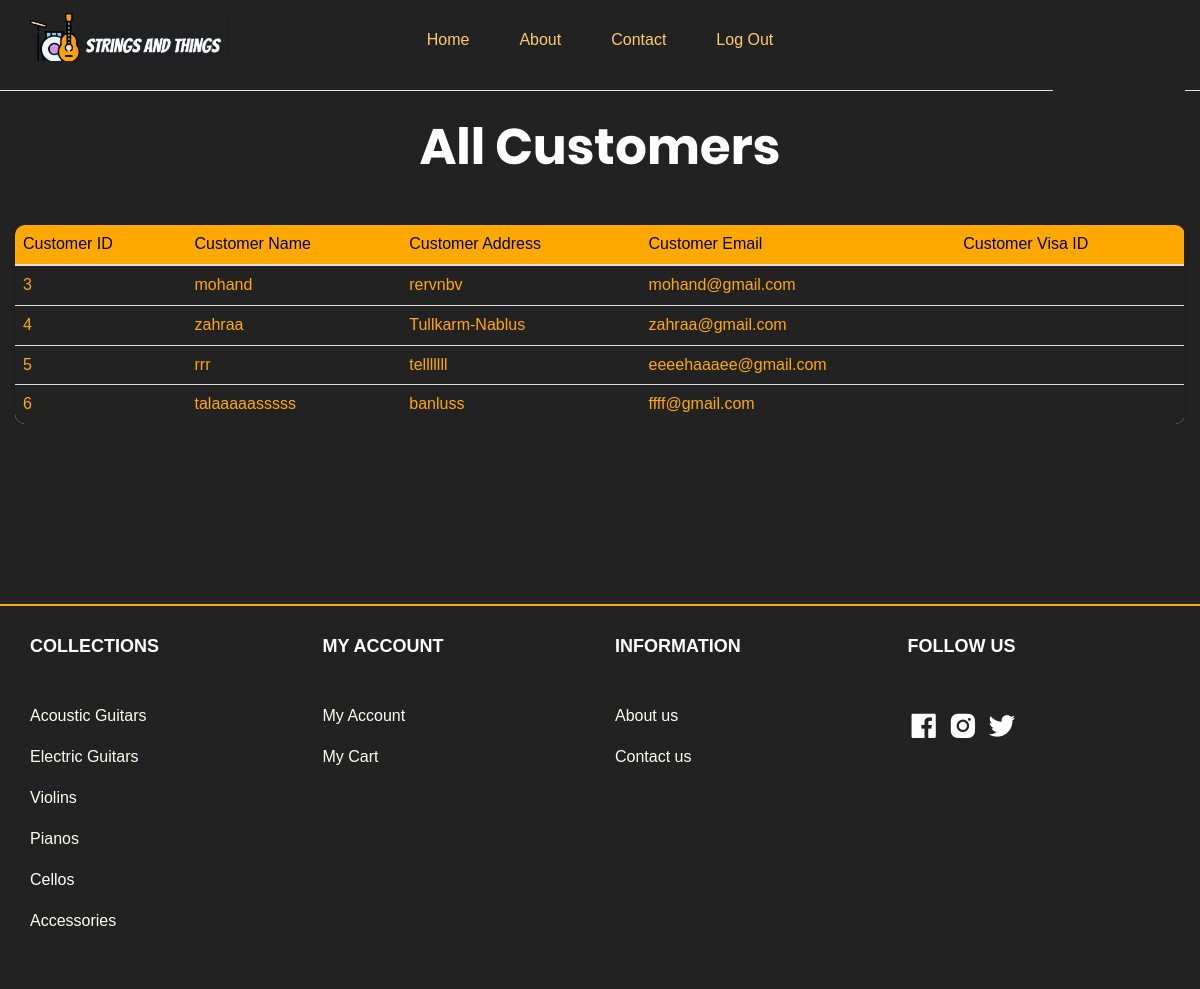
The page /html/AdminCus.php on the database its author committed.
### tables this page shows
CREATE TABLE `user` (
  `user_id` int(3) NOT NULL,
  `user_email` varchar(20) NOT NULL,
  `user_pw` varchar(20) NOT NULL,
  `user_name` varchar(20) NOT NULL,
  `user_add` varchar(20) NOT NULL,
  `user_type` char(1) NOT NULL,
  `visa_id` int(3) DEFAULT NULL
);

### html/AdminCus.php (the view, shortened to what this page needs)
<?php
$connection = mysqli_connect('localhost', 'root', '');
?>
<!DOCTYPE html>
<html lang="en">
<head>
    <link rel="stylesheet" href="../css/AboutCSS/main.css">
    <link rel="stylesheet" href="../css/AboutCSS/util.css">
    <link rel="stylesheet" href="../css/HomeCSS/UserInfo.css">
    <link rel="stylesheet" href="../css/HomeCSS/font-awesome.min.css">
    <link rel="stylesheet" href="../css/HomeCSS/linearicons.css">
    <link href='https://cdn.jsdelivr.net/npm/boxicons@2.0.5/css/boxicons.min.css' rel='stylesheet'>
    <link rel="stylesheet" href="../css/HomeCSS/animate.css">
    <link rel="stylesheet" href="../css/HomeCSS/owl.carousel.min.css">
    <link rel="stylesheet" href="../css/HomeCSS/owl.theme.default.min.css">
    <link rel="stylesheet" href="../css/HomeCSS/bootstrap.min.css">
    <link rel="stylesheet" href="../css/HomeCSS/bootsnav.css" >
    <link rel="stylesheet" href="../css/HomeCSS/style.css">
    <link rel="stylesheet" href="../css/HomeCSS/responsive.css">
    <link rel="stylesheet" href="../css/HomeCSS/Depstyle.css">
    <link href="../css/AdminCSS/font-face.css" rel="stylesheet" media="all">
    <link href="../css/AdminCSS/theme.css" rel="stylesheet" media="all">
</head>
<body>
<header id="home" class="welcome-hero" style="background-color: rgb(34,34,34);">
    <div class="top-area" tyle="background-color: rgb(34,34,34);">
        <div class="header-area" style="background-color: rgb(34,34,34);">
            <nav style="background-color: rgb(34,34,34);" class="navbar navbar-default bootsnav  navbar-sticky navbar-scrollspy"  data-minus-value-desktop="70" data-minus-value-mobile="55" data-speed="1000" style="background-color: rgb(34,34,34);">
                <div class="container" style="background-color: rgb(34,34,34); height:90px;" >
                    <div class="attr-nav" style="background-color: rgb(34,34,34);">
                        <ul>
                            <li class="search">
                                <a href="#"><span class="lnr lnr-magnifier"></span></a>
                            </li>
                            <li class="nav-user">
                                <a href="UserInfo.php"><span class="lnr lnr-user"></span></a>
                            </li>
                            <li class="dropdown">
                                <a href="ShoppingCart.php" class="dropdown-toggle" data-toggle="dropdown" >
                                    <span class="lnr lnr-cart"></span>
                                </a>
                            </li>
                        </ul>
                    </div>
                    <div class="navbar-header" style="background-color: rgb(34,34,34);">
                        <a  href="#" class="header-logo" style="background-color: rgb(34,34,34); height:10px;">
                            <img src="../Images/logo/logo.png" alt="Strings and Things' logo" width="200" height="30">
                        </a>
                    </div>
                    <div class="collapse navbar-collapse menu-ui-design" id="navbar-menu" style="background-color: rgb(34,34,34);">
                        <ul class="nav navbar-nav navbar-center" data-in="fadeInDown" data-out="fadeOutUp" style="background-color: rgb(34,34,34); color:rgb(254 203 102)">
                            <li><a href="AdminInfo.php" style="color:rgb(254 203 102)">Home</a></li>
                            <li><a href="About.php" style="color:rgb(254 203 102)">About</a></li>
                            <li><a href="Contact.php" style="color:rgb(254 203 102)">Contact</a></li>
                            <li><a href="SignIn&SignUp.php" style="color:rgb(254 203 102)">Log Out</a></li>
                        </ul>
                    </div>
                </div>
            </nav>
        </div>
    </div>
    <section class="bg-img1 txt-center p-lr-15 p-tb-40" style="background-color: rgb(34,34,34);" >
        <h2 class="ltext-105 cl0 txt-center">
            All Customers
        </h2>
    </section>
    <section class="bg0 p-t-10 p-b-20" style="background-color: rgb(34,34,34);">
        <div class="container">
            <div class="row p-b-148">
    <div class="table-responsive table--no-card m-b-40" style="background-color: rgb(34,34,34);">
        <table class="table table-borderless table-striped table-earning" style="background-color: rgb(34,34,34);">
            <thead>
            <tr>
                <th style="color:#000000;background-color:#FFA900">Customer ID</th>
                <th style="color:#000000;background-color:#FFA900">Customer Name</th>
                <th style="color:#000000;background-color:#FFA900">Customer Address</th>
                <th style="color:#000000;background-color:#FFA900">Customer Email</th>
                <th style="color:#000000;background-color:#FFA900">Customer Visa ID</th>
            </tr>
            </thead>
            <tbody>
            <?php
            $query = "SELECT * FROM user WHERE user_type = 'U'";
            $query_run = mysqli_query($connection, $query);
            while($row=mysqli_fetch_array($query_run)){
                ?>
                <tr>
                    <td style="color:#FFA900;"><?php echo $row['user_id'] ?></td>
                    <td style="color:#FFA900;"><?php echo $row['user_name'] ?></td>
                    <td style="color:#FFA900;"><?php echo $row['user_add'] ?></td>
                    <td style="color:#FFA900;" ><?php echo $row['user_email'] ?></td>
                    <td style="color:#FFA900;"><?php echo $row['visa_id'] ?></td>
                </tr>
                <?php
            }
            ?>
            </tbody>
        </table>
    </div>
</div>
        </div>
    </section>
</header>
<section id="container-footer"  class="container-footer">
    <div class="container">
        <div class="hm-footer-details">
            <div class="row">
                <div class=" col-md-3 col-sm-6 col-xs-12">
                    <div class="hm-footer-widget">
                        <div class="hm-foot-title">
                            <h4>COLLECTIONS</h4>
                        </div>
                        <div class="hm-foot-menu">
                            <ul>
                                <li><a href="Acoustic Guitars.php">Acoustic Guitars</a></li>
                                <li><a href="Electric Guitars.php">Electric Guitars</a></li>
                                <li><a href="Violins.php">Violins</a></li>
                                <li><a href="Pianos.php">Pianos</a></li>
                                <li><a href="Cellos.php">Cellos</a></li>
                                <li><a href="Accessories.php">Accessories </a></li>
                            </ul>
                        </div>
                    </div>
                </div>
                <div class=" col-md-3 col-sm-6 col-xs-12">
                    <div class="hm-footer-widget">
                        <div class="hm-foot-title">
                            <h4>MY ACCOUNT</h4>
                        </div>
                        <div class="hm-foot-menu">
                            <ul>
                                <li><a href="#">My Account</a></li>
                                <li><a href="../html/ShoppingCart.php">My Cart</a></li>
                            </ul>
                        </div>
                    </div>
                </div>
                <div class=" col-md-3 col-sm-6 col-xs-12">
                    <div class="hm-footer-widget">
                        <div class="hm-foot-title">
                            <h4>INFORMATION</h4>
                        </div>
                        <div class="hm-foot-menu">
                            <ul>
                                <li><a href="../html/About.php">About us</a></li>
                                <li><a href="../html/Contact.php">Contact us</a></li>
                            </ul>
                        </div>
                    </div>
                </div>
                <div class=" col-md-3 col-sm-6 col-xs-12">
                    <div class="hm-footer-widget">
                        <div class="hm-foot-title">
                            <h4>FOLLOW US</h4>
                        </div>
                        <a href="https://www.facebook.com/miiiiraj" target="_blank"class="footer__social"><i class="bx bxl-facebook-square"></i></a>
                        <a href="https://www.instagram.com/imwhoiis" class="footer__social" target="_blank"><i class="bx bxl-instagram-alt"></i></a>
                        <a href="https://twitter.com/" class="footer__social" target="_blank"><i class="bx bxl-twitter"></i></a>
                    </div>
                </div>
            </div>
        </div>
    </div>
</section>
</body>
</html>

### css/AboutCSS/main.css (style rules this page uses)
.container { max-width: 1380px; }
@media (max-width: 1600px) { .container { max-width: 1200px; } }
.hm-foot-menu ul li a { color: #a09e9c; font-size: 16px; font-weight: 400; margin-bottom: 15px; -webkit-transition: .3s; -moz-transition:.3s; -ms-transition:.3s; -o-transition:.3s; transition: .3s; }
.cl0 { color: #fff; }
.ltext-105 { font-family: Poppins-Bold; margin-top: 80px; color: rgb(255,255,255); font-size: 50px; line-height: 1.1; }
.bg0 { background-color: #fff; }
.bg-img1 { background-size: cover; background-position: center center; background-repeat: no-repeat; }

### css/HomeCSS/bootsnav.css (style rules this page uses)
nav.bootsnav .container { position: relative; }
nav.navbar.bootsnav { margin-bottom: 0; -moz-border-radius: 0px; -webkit-border-radius: 0px; -o-border-radius: 0px; border-radius: 0px; background-color: #fff; border: none; border-bottom: solid 1px #e0e0e0; z-index: 9; }
nav.navbar.bootsnav ul.nav > li > a { color: #6f6f6f; background-color: transparent; outline: none; margin-bottom: -2px; }
.attr-nav { float: right; display: inline-block; margin-left: 13px; margin-right: -15px; }
.attr-nav > ul { padding: 0; margin: 0 0 -7px 0; list-style: none; display: inline-block; }
.attr-nav > ul > li { float: left; display: block; }
.attr-nav > ul > li > a { color: #6f6f6f; display: block; padding: 28px 15px; position: relative; }
body { -webkit-transition: all 0.3s ease-in-out; -moz-transition: all 0.3s ease-in-out; -o-transition: all 0.3s ease-in-out; -ms-transition: all 0.3s ease-in-out; transition: all 0.3s ease-in-out; }
.wrap-sticky nav.navbar.bootsnav { position: absolute; width: 100%; left: 0; top: 0; }
@media (min-width: 1024px) { nav.navbar.bootsnav ul.nav > li > a { padding: 30px 15px; font-weight: 600; } }
@media (min-width: 1024px) { nav.navbar.bootsnav.menu-center .container { position: relative; } }
@media (min-width: 1024px) { nav.navbar.bootsnav.menu-center ul.nav.navbar-center { float:none; margin: 0 auto; display: table; table-layout: fixed; } }
@media (min-width: 1024px) { nav.navbar.bootsnav.menu-center .navbar-header, nav.navbar.bootsnav.menu-center .attr-nav { position: absolute; } }
@media (min-width: 1024px) { nav.navbar.bootsnav.menu-center .attr-nav { right: 15px; } }

### css/HomeCSS/style.css (style rules this page uses)
* { padding: 0; margin: 0; }
* { -webkit-box-sizing:border-box; -moz-box-sizing:border-box; -o-box-sizing:border-box; -ms-box-sizing:border-box; box-sizing:border-box; }
body { font-family: 'Roboto', sans-serif; font-size:16px; color:#a09e9c; background: rgb(34,34,34); text-decoration: none; max-width:1920px; margin:0 auto; overflow-x:hidden; }
a,a:hover,a:active,a:focus { display:inline-block; text-decoration:none; color: #616060; font-size:16px; padding:0; font-weight: 500; }
h1,h2,h3,h4,h5,h6 { margin: 0; color:#5f5b57; font-size: 18px; font-weight: 500; }
img { border:none;max-width:100%; height:auto; }
ul { padding: 0; margin: 0 auto; list-style: none; }
ul li { list-style: none; }
html,body { height: 100%; }
nav.navbar.bootsnav { background-color: rgb(34,34,34); }
.header-logo { margin-top: 12px; margin-bottom: 12px; }
nav.navbar.bootsnav ul.nav > li > a { color: #616060; font-size: 16px; font-weight: 500; text-transform: capitalize; -webkit-transition: 0.3s linear; -moz-transition: 0.3s linear; -ms-transition: 0.3s linear; -o-transition: 0.3s linear; transition: 0.3s linear; }
nav.navbar.bootsnav ul.nav > li > a { padding: 30px 25px; }
.menu-ui-design { overflow-y:scroll;height: 300px; }
.attr-nav { position: relative; top:7%; }
.attr-nav > ul > li > a { color: #616060; padding: 28px 15px; font-size: 18px; font-weight: 500; }
.welcome-hero { position: relative; z-index: 1; background: #FFFFFF; }
.header-area { position: absolute;top:0;left:0;width: 100%;z-index: 99; }
.bg0 { background-color: #fff; }
.p-lr-15 { padding-left: 15px; }
.p-lr-15 { padding-right: 15px; }
a { text-decoration: none; color: #101010FF; }
img { max-width: 100%; height: auto; }
.container-footer { margin-top: 70px; background-color: rgb(34,34,34);; padding:30px 10px 10px; border-top:2px solid #FFA900 ; }
.hm-footer-widget { margin-bottom: 30px; }
.hm-foot-title h4 { color: #FFFFFF; font-size: 18px; font-weight: 700; margin-bottom: 45px; }
.hm-foot-menu ul li a { color: #fffff0; font-size: 16px; font-weight: 400; margin-bottom: 15px; -webkit-transition: .3s; -moz-transition:.3s; -ms-transition:.3s; -o-transition:.3s; transition: .3s; }
.footer__social { color: #ffffff ; }
.footer__social { font-size: 4rem; margin-right: 0.3rem; transition: .3s; }

### html/AdminCus.php (style rules this page uses)
* { background-color: rgb(34,34,34); }

### rows shown on the page
user: user_id "3", user_name "mohand", user_add "rervnbv", user_email "mohand@gmail.com"
user: user_id "4", user_name "zahraa", user_add "Tullkarm-Nablus", user_email "zahraa@gmail.com"
user: user_id "5", user_name "rrr", user_add "telllllll", user_email "eeeehaaaee@gmail.com"
user: user_id "6", user_name "talaaaaasssss", user_add "banluss", user_email "ffff@gmail.com"
